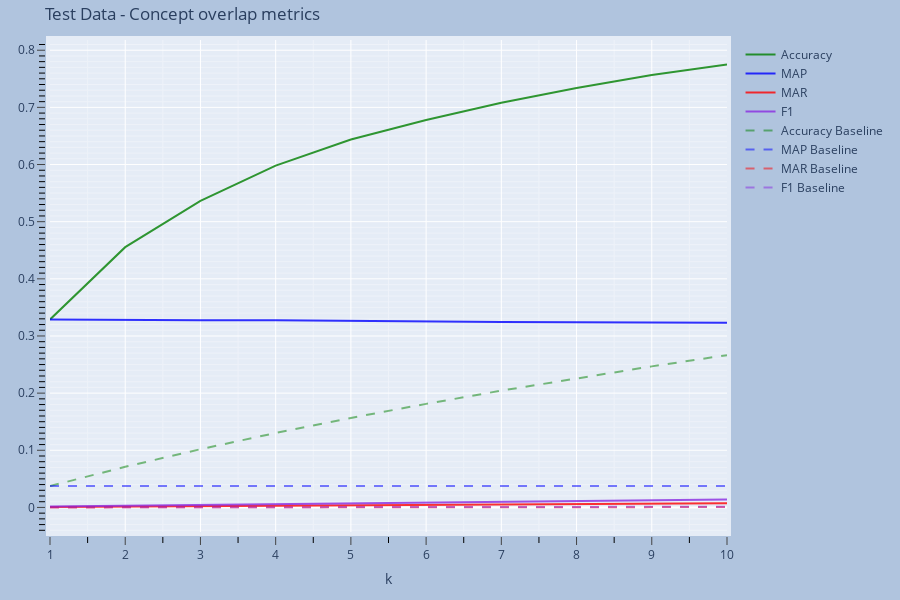

Here is the notebook cell this chart was saved with:
### Markdown cell above
### Concept overlap relevance metric

### Code cell
_ = retrieval_report(
    test_results, test_dataset_reference, test_relevant_con, test_tot_relevant_con,
    k=k,
    metrics=metrics,
    title=f"Test Data - Concept overlap metrics @ k={k}",
    decimal_precision=decimal_precision,
)
_ = retrieval_graph_report(
    test_results, test_dataset_reference, test_tot_relevant_con,
    metrics=metrics,
    k_range=(1, k),
    titlexyf=("k", None, "Test Data - Concept overlap metrics"),
    reference_preprocess=reference_preprocess_con, relevance=concept_relevance,
)

### Figure 1 — Plotly figure (JSON) as saved in the notebook; plotly's stock layout.template omitted (floating-point values rounded to 4 significant figures)
{"data": [{"line": {"color": "green", "dash": "solid"}, "mode": "lines+text", "name": "Accuracy", "opacity": 0.8, "type": "scatter", "x": [1, 2, 3, 4, 5, 6, 7, 8, 9, 10], "y": [0.3289, 0.4554, 0.5363, 0.5981, 0.6439, 0.678, 0.7081, 0.734, 0.7565, 0.7748]}, {"line": {"color": "blue", "dash": "solid"}, "mode": "lines+text", "name": "MAP", "opacity": 0.8, "type": "scatter", "x": [1, 2, 3, 4, 5, 6, 7, 8, 9, 10], "y": [0.3289, 0.3276, 0.3273, 0.3276, 0.3263, 0.3253, 0.3243, 0.3239, 0.3238, 0.3233]}, {"line": {"color": "red", "dash": "solid"}, "mode": "lines+text", "name": "MAR", "opacity": 0.8, "type": "scatter", "x": [1, 2, 3, 4, 5, 6, 7, 8, 9, 10], "y": [0.0007228, 0.001483, 0.002306, 0.003029, 0.003741, 0.004418, 0.005093, 0.005785, 0.006505, 0.007177]}, {"line": {"color": "blueviolet", "dash": "solid"}, "mode": "lines+text", "name": "F1", "opacity": 0.8, "type": "scatter", "x": [1, 2, 3, 4, 5, 6, 7, 8, 9, 10], "y": [0.001442, 0.002953, 0.00458, 0.006002, 0.007397, 0.008717, 0.01003, 0.01137, 0.01275, 0.01404]}, {"line": {"color": "green", "dash": "dash"}, "mode": "lines+text", "name": "Accuracy Baseline", "opacity": 0.5, "type": "scatter", "x": [1, 2, 3, 4, 5, 6, 7, 8, 9, 10], "y": [0.03738, 0.07111, 0.1019, 0.1303, 0.1566, 0.1812, 0.2043, 0.2262, 0.2468, 0.2665]}, {"line": {"color": "blue", "dash": "dash"}, "mode": "lines+text", "name": "MAP Baseline", "opacity": 0.5, "type": "scatter", "x": [1, 2, 3, 4, 5, 6, 7, 8, 9, 10], "y": [0.03738, 0.03738, 0.03738, 0.03738, 0.03738, 0.03738, 0.03738, 0.03738, 0.03738, 0.03738]}, {"line": {"color": "red", "dash": "dash"}, "mode": "lines+text", "name": "MAR Baseline", "opacity": 0.5, "type": "scatter", "x": [1, 2, 3, 4, 5, 6, 7, 8, 9, 10], "y": [6.004e-05, 0.0001201, 0.0001801, 0.0002402, 0.0003002, 0.0003603, 0.0004203, 0.0004803, 0.0005404, 0.0006004]}, {"line": {"color": "blueviolet", "dash": "dash"}, "mode": "lines+text", "name": "F1 Baseline", "opacity": 0.5, "type": "scatter", "x": [1, 2, 3, 4, 5, 6, 7, 8, 9, 10], "y": [0.0001199, 0.0002394, 0.0003585, 0.0004773, 0.0005956, 0.0007136, 0.0008312, 0.0009485, 0.001065, 0.001182]}], "layout": {"height": 600, "margin": {"b": 20, "l": 50, "pad": 4, "r": 50, "t": 40}, "paper_bgcolor": "LightSteelBlue", "title": {"text": "Test Data - Concept overlap metrics"}, "width": 900, "xaxis": {"dtick": 1, "minor": {"dtick": 0.5, "showgrid": true, "tickcolor": "black", "ticklen": 6}, "range": [1, 10], "ticklabelstep": 1, "ticklen": 8, "ticks": "outside", "title": {"text": "k"}}, "yaxis": {"dtick": 0.1, "minor": {"dtick": 0.01, "showgrid": true, "tickcolor": "black", "ticklen": 6}, "ticklabelstep": 1, "ticklen": 8, "ticks": "outside", "title": {}}}}
